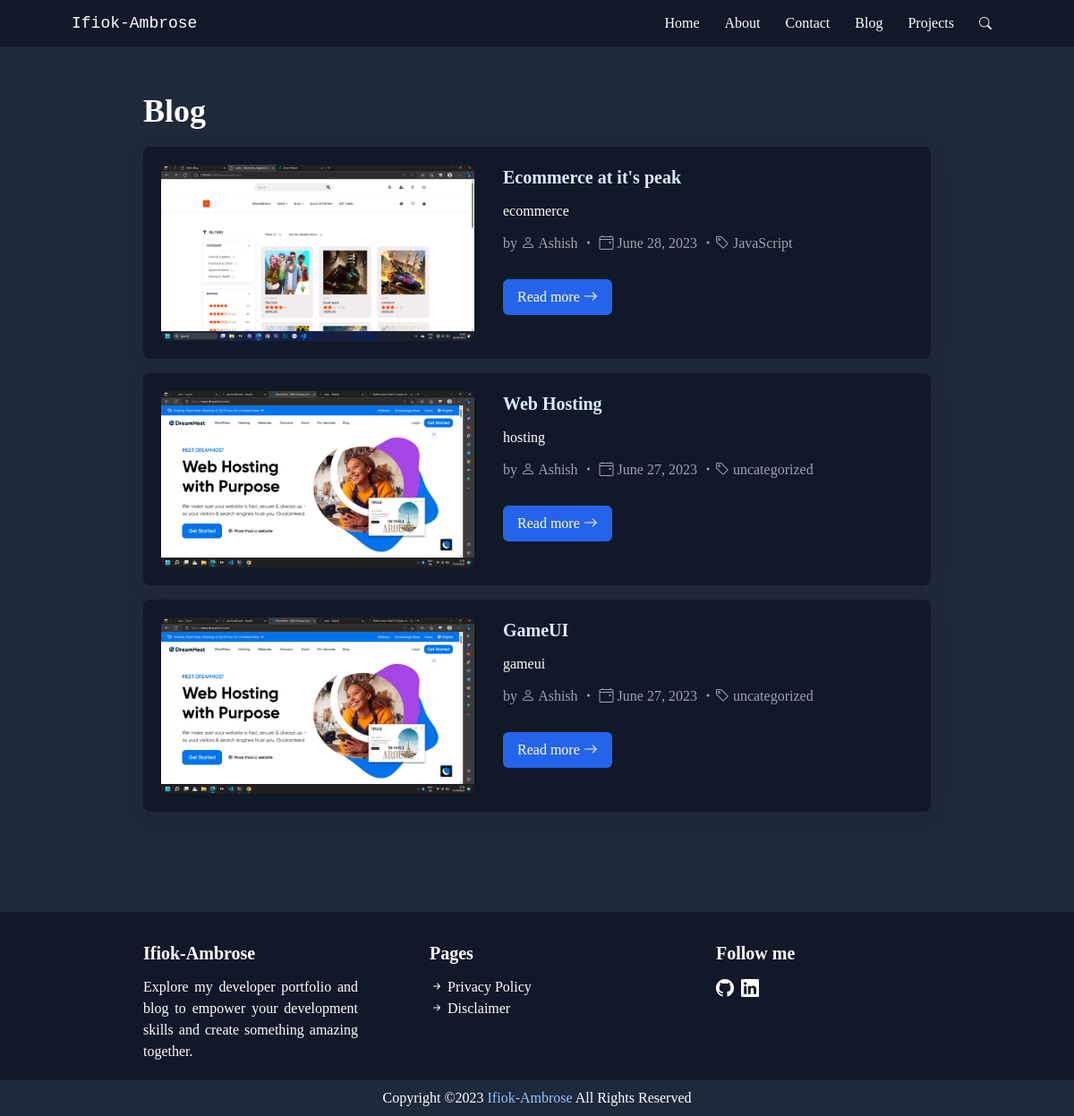
Page /blog on the committed database.
### home/models.py (models this page shows, shortened)
class Blog(models.Model):
    sno = models.AutoField(primary_key=True)
    title = models.CharField(max_length=200)
    meta = models.CharField(max_length=300)
    content = models.TextField()
    thumbnail_img = models.ImageField(null=True, blank=True, upload_to="images/")
    thumbnail_url = models.URLField(blank=True, null=True)
    category = models.CharField(max_length=255, default="uncategorized")
    slug = models.CharField(max_length=100)
    time = models.DateField(auto_now_add=True)

### home/views.py (the view)
# urls.py: path('blog', views.blog, name='blog'),
def blog(request):
    blogs = Blog.objects.all().order_by('-time')
    paginator = Paginator(blogs, 3)
    page = request.GET.get('page')
    blogs = paginator.get_page(page)
    context = {'blogs': blogs}
    return render(request, 'blog.html', context)

### templates/blog.html (shortened to what this page needs)
{% extends 'base.html' %}
{% load static %}
{% block content %}
<div class='bg-gray-800 text-white p-5 md:py-8 md:px-20 lg:px-40 xl:px-60'>
    <p style="font-family: Poppins-Bold" class='text-4xl font-extrabold py-5 text-center md:text-start'>Blog</p>
    {% for blog in blogs %}
        <div style="box-shadow:0 5px 30px 0 rgba(0,0,0,.05);" class='flex flex-col md:flex-row gap-4 md:gap-x-8 bg-gray-900 p-5 mb-4 rounded-lg'>
            <img class="post-img-url rounded-lg object-cover" width='350px' height='180px' src="{{blog.thumbnail_url}}" alt="image">
            <div>
                <a class='text-blue-100 hover:text-blue-300 transition duration-300' href='/blogpost/{{blog.slug}}'><span class='text-xl font-extrabold'>{{blog.title|slice:80}}</span></a><br>
                <p class='my-3'>{{blog.meta|slice:180|safe}}</p>
                <p class='mt-2 mb-4 text-gray-400'>by  <i class="bi bi-person"></i>  <a href='/about' class='group transition-all duration-500 ease-out'><span class='bg-left-bottom bg-gradient-to-r from-cyan-300 to-blue-500 bg-[length:0%_2px] bg-no-repeat group-hover:bg-[length:100%_2px] transition-all duration-500 ease-out group-hover:text-cyan-200'>Ashish</span></a> <i class="bi bi-dot"></i> <span><i class="bi bi-calendar4-event"></i> {{blog.time}}</span> <i class="bi bi-dot"></i><i class="bi bi-tag"></i> <a href='/category/{{blog.category}}' class='group transition-all duration-500 ease-out'><span class='bg-left-bottom bg-gradient-to-r from-cyan-300 to-blue-500 bg-[length:0%_2px] bg-no-repeat group-hover:bg-[length:100%_2px] transition-all duration-500 ease-out group-hover:text-cyan-200'>{{blog.category}}</span></a></p>
                <a href='/blogpost/{{blog.slug}}'><button class='bg-blue-600 p-2 px-4 rounded-[6px] hover:bg-gray-800 hover:outline hover:outline-blue-600 transition delay-75 ease-in-out my-3'>Read more <i class="bi bi-arrow-right font-extrabold"></i></button></a>
            </div>
        </div>
    {% endfor %}
    <div class="pagination py-8">
    </div>
  </div>
{% endblock %}

### templates/base.html (style rules this page uses)
body { font-family: Poppins; transition: 0.3s ease-in-out; }

### rows in the picture
Blog: thumbnail_url (picture), title "Ecommerce at it's peak", meta "ecommerce", time "June 28, 2023", category "JavaScript"
Blog: thumbnail_url (picture), title "Web Hosting", meta "hosting", time "June 27, 2023", category "uncategorized"
Blog: thumbnail_url (picture), title "GameUI", meta "gameui", time "June 27, 2023", category "uncategorized"
